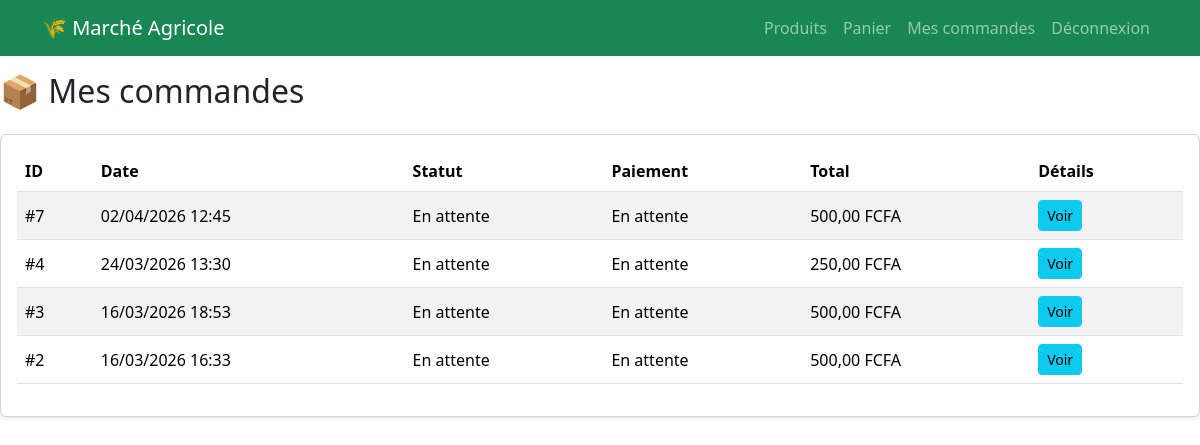
The page /commandes/mes-commandes/ (signed in) on the database its author committed.
### commandes/models.py (models this page shows, shortened)
class Commande(models.Model):
    STATUT_CHOICES = (
        ('en_attente', 'En attente'),
        ('confirmee', 'Confirmée'),
        ('expediee', 'Expédiée'),
        ('livree', 'Livrée'),
        ('annulee', 'Annulée'),
    )
    MODE_PAIEMENT_CHOICES = (
        ('wave', 'Wave'),
        ('orange_money', 'Orange Money'),
        ('cash_on_delivery', 'Paiement à la livraison'),
    )
    STATUT_PAIEMENT_CHOICES = (
        ('en_attente', 'En attente'),
        ('paye', 'Payé'),
        ('echoue', 'Échoué'),
    )
    client = models.ForeignKey(
        settings.AUTH_USER_MODEL,
        on_delete=models.CASCADE,
        related_name='commandes'
    )
    date_commande = models.DateTimeField(default=timezone.now)
    statut = models.CharField(max_length=20, choices=STATUT_CHOICES, default='en_attente')
    total = models.DecimalField(max_digits=12, decimal_places=2, default=0)
    mode_paiement = models.CharField(
        max_length=30,
        choices=MODE_PAIEMENT_CHOICES,
        default='cash_on_delivery'
    )
    statut_paiement = models.CharField(
        max_length=20,
        choices=STATUT_PAIEMENT_CHOICES,
        default='en_attente'
    )
    reference_paiement = models.CharField(max_length=100, blank=True, null=True)
    class Meta:
        ordering = ['-date_commande']
        verbose_name = "Commande"
        verbose_name_plural = "Commandes"

### commandes/views.py (the view)
# urls.py: path('mes-commandes/', mes_commandes, name='mes_commandes'),
@login_required
def mes_commandes(request):
    commandes = Commande.objects.filter(client=request.user).order_by('-date_commande')
    return render(request, 'commandes/mes_commandes.html', {
        'commandes': commandes
    })

### utilisateurs/models.py (called while the page is built)
    def est_agriculteur(self):
        return self.type_utilisateur == 'agriculteur'

### templates/commandes/mes_commandes.html
{% extends 'base.html' %}
{% block content %}
<h2 class="mb-4">📦 Mes commandes</h2>
{% if commandes %}
<div class="card shadow-sm">
    <div class="card-body">
        <table class="table table-striped align-middle">
            <thead>
                <tr>
                    <th>ID</th>
                    <th>Date</th>
                    <th>Statut</th>
                    <th>Paiement</th>
                    <th>Total</th>
                    <th>Détails</th>
                </tr>
            </thead>
            <tbody>
                {% for commande in commandes %}
                <tr>
                    <td>#{{ commande.id }}</td>
                    <td>{{ commande.date_commande|date:"d/m/Y H:i" }}</td>
                    <td>{{ commande.get_statut_display }}</td>
                    <td>{{ commande.get_statut_paiement_display }}</td>
                    <td>{{ commande.total }} FCFA</td>
                    <td>
                        <a href="{% url 'commandes:detail_commande' commande.id %}" class="btn btn-info btn-sm">
                            Voir
                        </a>
                    </td>
                </tr>
                {% endfor %}
            </tbody>
        </table>
    </div>
</div>
{% else %}
<div class="alert alert-secondary">
    Vous n'avez encore passé aucune commande.
</div>
{% endif %}
{% endblock %}

### rows shown on the page
Commande: id "7", date_commande "02/04/2026 12:45", statut "En attente", statut_paiement "En attente", total "500,00"
Commande: id "4", date_commande "24/03/2026 13:30", statut "En attente", statut_paiement "En attente", total "250,00"
Commande: id "3", date_commande "16/03/2026 18:53", statut "En attente", statut_paiement "En attente", total "500,00"
Commande: id "2", date_commande "16/03/2026 16:33", statut "En attente", statut_paiement "En attente", total "500,00"
